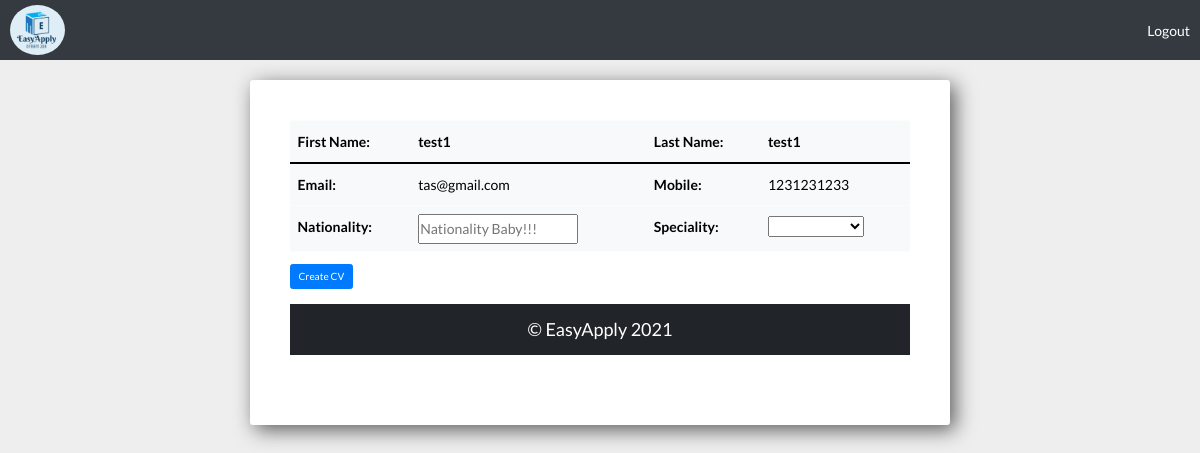
Before: /create_cv (signed in) with the older database file.
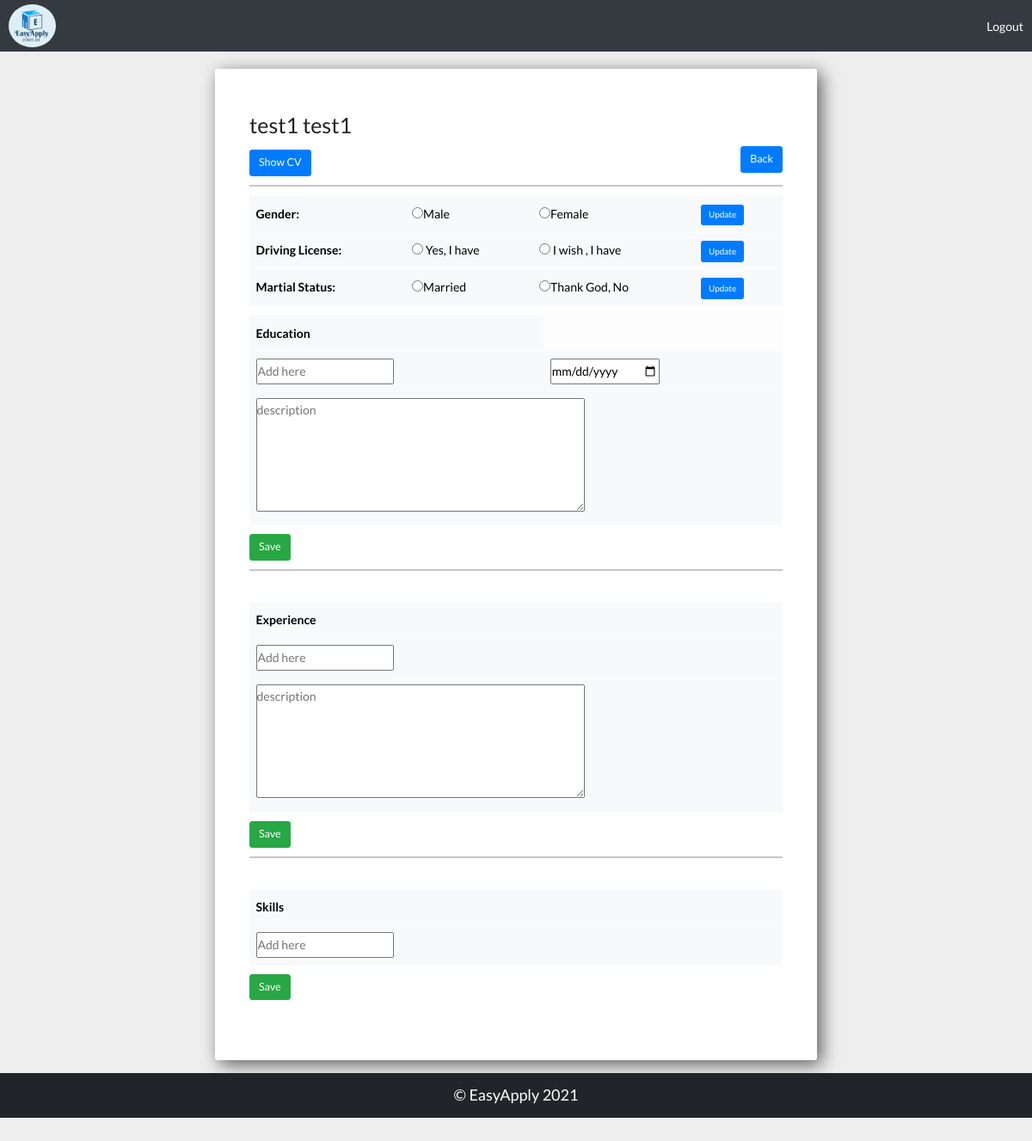
After: the same page with the newer database file.
### easy_app/models.py (models this page shows)
class User(models.Model):
    first_name = models.CharField(max_length=255)
    last_name = models.CharField(max_length=255)
    email = models.CharField(max_length=255 , unique=True)
    phone = models.IntegerField(unique=True)
    password=models.CharField(max_length=255)
    married = models.BooleanField(default=False)
    gender = models.CharField(choices= sel_gender, max_length=20,default="not specified")
    birthday = models.DateField()
    created_at = models.DateTimeField(auto_now_add=True)
    updated_at = models.DateTimeField(auto_now=True)
    objects=BlogManager()

### easy_app/views.py (the view)
# urls.py: path('create_cv',views.new_cv_view),
def new_cv_view(request):
    context = {
        'user' : models.get_this_user_by_id(request.session['id']),
        'cv': models.get_user_cv(request.session['id']),
    }
    return render(request,'create_CV.html',context)

### easy_app/models.py (called while the page is built)
def get_this_user_by_id(user_id):
    this_user = User.objects.get(id = user_id)
    return this_user

def get_user_cv(user_id):
    this_user = get_this_user_by_id(user_id)
    cv = this_user
    return cv

### easy_app/templates/create_CV.html (shortened to what the changed rows need)
<!DOCTYPE html>
<html lang="en">
<head>
    <link href="https://cdn.jsdelivr.net/npm/bootstrap@5.0.1/dist/css/bootstrap.min.css" rel="stylesheet">
      <link rel="stylesheet" href="css/bootstrap.min.css">
      <link rel="stylesheet" href="css/fontAwesome.css">
      <link rel="stylesheet" href="css/hero-slider.css">
      <link rel="stylesheet" href="css/templatemo-main.css">
      <link rel="stylesheet" href="css/owl-carousel.css">
      {% load static %}
      <link rel="stylesheet" href="{% static 'css/bootstrap.min.css' %}">
      <link rel="stylesheet" href="{% static 'css/fontAwesome.css' %}">
      <link rel="stylesheet" href="{% static 'css/templatemo-main.css' %}">
      <link rel="stylesheet" href="{% static 'css/hero-slider.css' %}">
      <link rel="stylesheet" href="{% static 'css/owl-carousel.css' %}">
      <link rel="stylesheet" href="{% static 'css/create_cv.css' %}">
</head>
  <body>
        <div class="container">
        <div class="header">
          {% if user.first_name != cv.cv.user.first_name %}
            <form action="/to_be_created/{{request.session.id}}" method="POST">
            <table class="table table-hover table-light">
              <thead>
                <tr>
                  <th scope="col">First Name:</th>
                  <th>{{request.session.f_name}}</th>
                  <th scope="col">Last Name:</th>
                  <th>{{request.session.l_name}}</th>
                </tr>
              </thead>
              <tbody>
                <tr>
                    <th scope="row">Email:</th>
                    <td>{{request.session.email}}</td>
                    <th>Mobile:</th>
                    <td>{{request.session.phone}}</td>
                </tr>
                <tr>
                  <th scope="row">Nationality:</th>
                  <td><input type="text" name="nationality" placeholder="Nationality Baby!!!"></td>
                  <th>Speciality:</th>
                  <td>
                    <select name="specialist">
                      <option value="" hidden></option>
                      <option value="Engineering">Engineering</option>
                    </select>
                  </td>
                </tr>
              </tbody>
            </table>
            <button type="submit" class="btn btn-primary">Create CV</button>
            </form>
            {% else %}
            <p><h1>{{request.session.f_name}} {{request.session.l_name}}</h1></p>
            <a href="/view"><button class="btn btn-lg btn-primary">Show CV</button></a>
            <a href="../"><button type="button" class="btn btn-primary btn-lg" style="float:right"> Back</button></a>
          <hr>
          <table  class="table table-hover table-light">
            <tr>
              <form action="create_cv/gender" method="post">
                <th scope="row">Gender: </th>
                <td colspan="2"> <input type="radio" name="gender" value="Male" required>Male</td>
                <td colspan="2"> <input type="radio" name="gender" value="Female" required>Female</td>
                <td><button type="submit" class="btn btn-primary">Update</button></td>
            </form>
            </tr>
            <tr>
              <form action="create_cv/driving" method="post">
                <th scope="row">Driving License: </th>
                <td colspan="2"> <input type="radio" name="driving" value="True" required> Yes, I have</td>
                <td colspan="2"> <input type="radio" name="driving" value="False" required> I wish , I have</td>
                <td><button type="submit" class="btn btn-primary">Update</button></td>
            </form>
            </tr>
            <tr>
              <form action="create_cv/married" method="post">
                <th scope="row">Martial Status: </th>
                <td colspan="2"> <input type="radio" name="married" value="True" required>Married</td>
                <td colspan="2"> <input type="radio" name="married" value="False" required>Thank God, No</td>
                <td><button type="submit" class="btn btn-primary">Update</button></td>
              </form>
            </tr>
          </table>
          <form action="add_edu" method="post">
            <table class="table table-hover table-light" id="myTable">
              <tbody>
                <tr>
                  <th>Education</th>
                </tr>
                <tr>
                  <td><input type="text" placeholder="Add here" name="edu" required></td>
                  <td><input type="date" name="edu_date" required></td>
                </tr>
                <tr>
                  <td colspan="4"><textarea cols="50" rows="5" placeholder="description" name="edu_desc" required></textarea></td>
                </tr>
              </tbody>
            </table>
            <button type="submit" onclick="saveData()" class="btn btn-success btn-lg">Save</button>
          </form>
          <hr>
          <br>
          <form action="add_exp" method="post">
            <table class="table table-hover table-light" id="myTable1">
              <tbody>
                <tr>
                  <th class="">Experience</th>
                  <tr>
                    <td><input type="text" placeholder="Add here" name="exp" required></td>
                  </tr>
                  <tr>
                    <td colspan="4"><textarea cols="50" rows="5" placeholder="description" name="exp_desc" required></textarea></td>
                  </tr>
                </tbody>
              </table>
              <button type="submit" class="btn btn-success btn-lg">Save</button>
          </form>
          <hr>
          <br>
          <form action="add_skill" method="post">
            <table class="table table-hover table-light" id="myTable2">
              <tbody>
                <tr>
                  <th class="">Skills</th>
                </tr>
                <tr>
                  <td><input type="text" placeholder="Add here" name="skill" required></td>
                </tr>
              </tbody>
            </table>
            <button type="submit" class="btn btn-success btn-lg">Save</button>
          </form>
      </div>
    </div>
    <div>
      {% endif %}
    </div>
  </body>
</html>

Changed rows visible on the page:
no longer on this page (row edited): User: session.email "tas@gmail.com"
Other visible differences:
{{ request.session.f_name }}: (not shown) → "test1"
{{ request.session.l_name }}: (not shown) → "test1"
form field gender: (not shown) → "☐"
form field driving: (not shown) → "☐"
form field married: (not shown) → "☐"
{{ request.session.f_name }}: "test1" → (not shown)
{{ request.session.l_name }}: "test1" → (not shown)
{{ request.session.phone }}: "1231231233" → (not shown)
text no longer shown: "First Name: Last Name: Email: Mobile: Nationality: Speciality: Create CV"
text now shown: "Show CV Back Gender: Male Female Update Driving License: Yes, I have I wish , I have Update Martial Status: Married Thank God, No Update Education Save Experience Save Skills Save"
